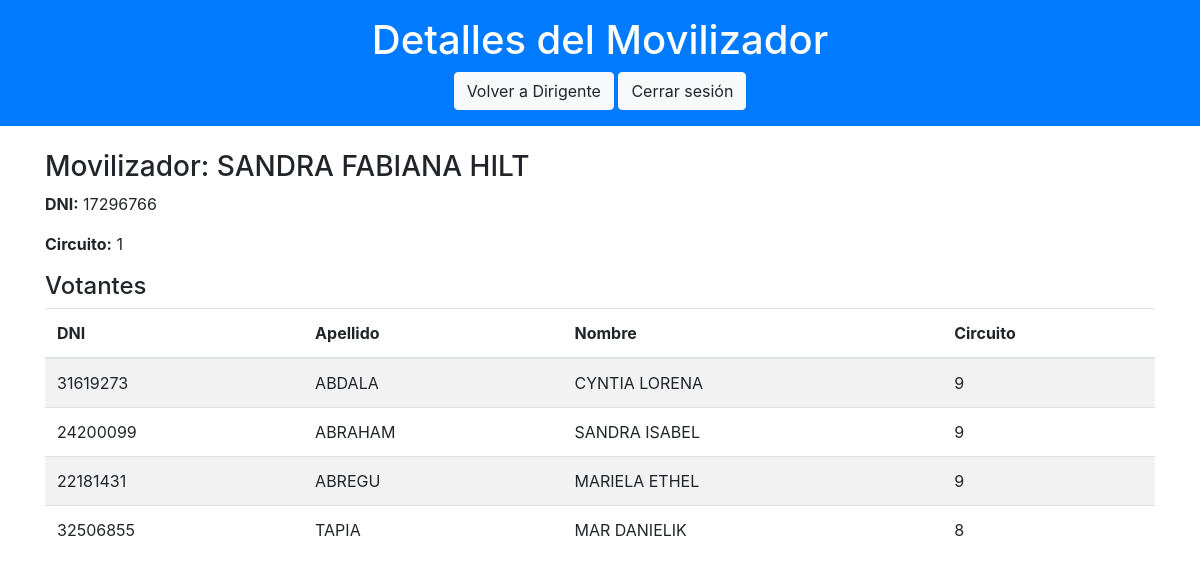
Screenshot of /movilizador_details.php?dni=17296766 (signed in) with the database file from the repository.
### tables this page shows
CREATE TABLE IF NOT EXISTS `movilizadores` (
  `DNI` varchar(10) NOT NULL,
  `Apellido` varchar(255) NOT NULL,
  `Nombre` varchar(255) NOT NULL,
  `Circuito` varchar(255) NOT NULL,
  `FechaHoraRegistro` datetime NOT NULL,
  `DirigenteDNI` varchar(10) NOT NULL,
  `Clave` varchar(255) NOT NULL,
  PRIMARY KEY (`DNI`),
  KEY `DirigenteDNI` (`DirigenteDNI`)
);

CREATE TABLE IF NOT EXISTS `votantes` (
  `DNI` varchar(20) NOT NULL,
  `Apellido` varchar(255) NOT NULL,
  `Nombre` varchar(255) NOT NULL,
  `Circuito` varchar(20) NOT NULL,
  `FechaHoraRegistro` datetime NOT NULL,
  `MovilizadorDNI` varchar(20) NOT NULL,
  `DirigenteApellidoNombre` varchar(255) NOT NULL,
  `DirigenteDNI` varchar(20) DEFAULT NULL,
  PRIMARY KEY (`DNI`),
  KEY `MovilizadorDNI` (`MovilizadorDNI`)
);

### movilizador_details.php (the view, shortened to what this page needs)
<?php
include('conexion.php');
$dniMovilizador = $_GET['dni'];
$error = '';
$queryMovilizador = "SELECT * FROM Movilizadores WHERE DNI = '$dniMovilizador'";
$resultMovilizador = $conn->query($queryMovilizador);
$queryVotantes = "SELECT * FROM Votantes WHERE MovilizadorDNI = '$dniMovilizador'";
$resultVotantes = $conn->query($queryVotantes);
?>
<!DOCTYPE html>
<html lang="es">
<head>
    <link href="https://stackpath.bootstrapcdn.com/bootstrap/4.5.2/css/bootstrap.min.css" rel="stylesheet">
</head>
<body>
    <header class="bg-primary text-white text-center p-3">
        <h1>Detalles del Movilizador</h1>
        <a href="dirigente_details.php?dni=<?php echo $_SESSION['dni']; ?>" class="btn btn-light">Volver a Dirigente</a>
        <a href="logout.php" class="btn btn-light">Cerrar sesión</a>
    </header>
    <div class="container mt-4">
        <?php if ($error): ?>
            <div class="alert alert-danger" role="alert">
                <?php echo $error; ?>
            </div>
        <?php else: ?>
            <?php
            $movilizador = $resultMovilizador->fetch_assoc();
            ?>
            <h3>Movilizador: <?php echo $movilizador['Nombre'] . ' ' . $movilizador['Apellido']; ?></h3>
            <p><strong>DNI:</strong> <?php echo $movilizador['DNI']; ?></p>
            <p><strong>Circuito:</strong> <?php echo $movilizador['Circuito']; ?></p>
            <h4>Votantes</h4>
            <table class="table table-striped">
                <thead>
                    <tr>
                        <th>DNI</th>
                        <th>Apellido</th>
                        <th>Nombre</th>
                        <th>Circuito</th>
                    </tr>
                </thead>
                <tbody>
                    <?php
                    if ($resultVotantes->num_rows > 0) {
                        while ($votante = $resultVotantes->fetch_assoc()) {
                            echo "<tr>
                                    <td>{$votante['DNI']}</td>
                                    <td>{$votante['Apellido']}</td>
                                    <td>{$votante['Nombre']}</td>
                                    <td>{$votante['Circuito']}</td>
                                  </tr>";
                        }
                    } else {
                        echo "<tr><td colspan='4' class='text-center'>No hay votantes registrados</td></tr>";
                    }
                    ?>
                </tbody>
            </table>
        <?php endif; ?>
    </div>
</body>
</html>

### rows the page displays
movilizadores: Nombre "SANDRA FABIANA", Apellido "HILT", DNI "17296766", Circuito "1"
votantes: DNI "31619273", Apellido "ABDALA", Nombre "CYNTIA LORENA", Circuito "9"
votantes: DNI "24200099", Apellido "ABRAHAM", Nombre "SANDRA ISABEL", Circuito "9"
votantes: DNI "22181431", Apellido "ABREGU", Nombre "MARIELA ETHEL", Circuito "9"
votantes: DNI "32506855", Apellido "TAPIA", Nombre "MAR DANIELIK", Circuito "8"
